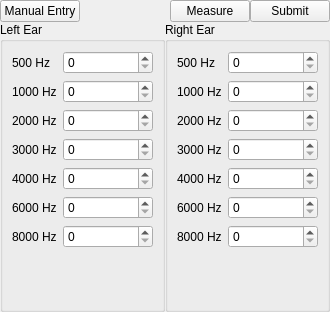
<?xml version="1.0" encoding="UTF-8"?>
<ui version="4.0">
 <class>HearingMeasurements</class>
 <widget class="QWidget" name="HearingMeasurements">
  <property name="geometry">
   <rect>
    <x>0</x>
    <y>0</y>
    <width>330</width>
    <height>312</height>
   </rect>
  </property>
  <property name="sizePolicy">
   <sizepolicy hsizetype="Expanding" vsizetype="Minimum">
    <horstretch>0</horstretch>
    <verstretch>0</verstretch>
   </sizepolicy>
  </property>
  <property name="windowTitle">
   <string>Form</string>
  </property>
  <layout class="QVBoxLayout" name="verticalLayout">
   <property name="spacing">
    <number>0</number>
   </property>
   <property name="leftMargin">
    <number>0</number>
   </property>
   <property name="topMargin">
    <number>0</number>
   </property>
   <property name="rightMargin">
    <number>0</number>
   </property>
   <property name="bottomMargin">
    <number>0</number>
   </property>
   <item>
    <layout class="QHBoxLayout" name="horizontalLayout_2">
     <item>
      <widget class="QPushButton" name="manualEntryButton">
       <property name="text">
        <string>Manual Entry</string>
       </property>
      </widget>
     </item>
     <item>
      <spacer name="horizontalSpacer">
       <property name="orientation">
        <enum>Qt::Orientation::Horizontal</enum>
       </property>
       <property name="sizeHint" stdset="0">
        <size>
         <width>40</width>
         <height>20</height>
        </size>
       </property>
      </spacer>
     </item>
     <item>
      <widget class="QPushButton" name="measureButton">
       <property name="text">
        <string>Measure</string>
       </property>
      </widget>
     </item>
     <item>
      <widget class="QPushButton" name="submitButton">
       <property name="text">
        <string>Submit</string>
       </property>
      </widget>
     </item>
    </layout>
   </item>
   <item>
    <layout class="QHBoxLayout" name="horizontalLayout">
     <item>
      <widget class="QGroupBox" name="leftGroup">
       <property name="title">
        <string>Left Ear</string>
       </property>
       <layout class="QVBoxLayout" name="verticalLayout_2">
        <item>
         <layout class="QFormLayout" name="leftFormLayout">
          <item row="0" column="0">
           <widget class="QLabel" name="Left500HzLabel">
            <property name="text">
             <string>500 Hz</string>
            </property>
           </widget>
          </item>
          <item row="0" column="1">
           <widget class="QSpinBox" name="Left500HzSpinBox">
            <property name="specialValueText">
             <string/>
            </property>
            <property name="singleStep">
             <number>1</number>
            </property>
           </widget>
          </item>
          <item row="1" column="0">
           <widget class="QLabel" name="Left1000HzLabel">
            <property name="text">
             <string>1000 Hz</string>
            </property>
           </widget>
          </item>
          <item row="1" column="1">
           <widget class="QSpinBox" name="Left1000HzSpinBox">
            <property name="specialValueText">
             <string/>
            </property>
           </widget>
          </item>
          <item row="2" column="0">
           <widget class="QLabel" name="Left2000HzLabel">
            <property name="text">
             <string>2000 Hz</string>
            </property>
           </widget>
          </item>
          <item row="2" column="1">
           <widget class="QSpinBox" name="Left2000HzSpinBox">
            <property name="specialValueText">
             <string/>
            </property>
           </widget>
          </item>
          <item row="3" column="0">
           <widget class="QLabel" name="Left3000HzLabel">
            <property name="text">
             <string>3000 Hz</string>
            </property>
           </widget>
          </item>
          <item row="3" column="1">
           <widget class="QSpinBox" name="Left3000HzSpinBox">
            <property name="specialValueText">
             <string/>
            </property>
           </widget>
          </item>
          <item row="4" column="0">
           <widget class="QLabel" name="Left4000HzLabel">
            <property name="text">
             <string>4000 Hz</string>
            </property>
           </widget>
          </item>
          <item row="4" column="1">
           <widget class="QSpinBox" name="Left4000HzSpinBox">
            <property name="specialValueText">
             <string/>
            </property>
           </widget>
          </item>
          <item row="5" column="0">
           <widget class="QLabel" name="Left6000HzLabel">
            <property name="text">
             <string>6000 Hz</string>
            </property>
           </widget>
          </item>
          <item row="5" column="1">
           <widget class="QSpinBox" name="Left6000HzSpinBox">
            <property name="specialValueText">
             <string/>
            </property>
           </widget>
          </item>
          <item row="6" column="0">
           <widget class="QLabel" name="Left8000HzLabel">
            <property name="text">
             <string>8000 Hz</string>
            </property>
           </widget>
          </item>
          <item row="6" column="1">
           <widget class="QSpinBox" name="Left8000HzSpinBox">
            <property name="specialValueText">
             <string/>
            </property>
           </widget>
          </item>
         </layout>
        </item>
       </layout>
      </widget>
     </item>
     <item>
      <widget class="QGroupBox" name="rightGroup">
       <property name="title">
        <string>Right Ear</string>
       </property>
       <layout class="QVBoxLayout" name="verticalLayout_3">
        <item>
         <layout class="QFormLayout" name="rightFormLayout">
          <item row="0" column="0">
           <widget class="QLabel" name="Right500HzLabel">
            <property name="text">
             <string>500 Hz</string>
            </property>
           </widget>
          </item>
          <item row="0" column="1">
           <widget class="QSpinBox" name="Right500HzSpinBox">
            <property name="specialValueText">
             <string/>
            </property>
           </widget>
          </item>
          <item row="1" column="0">
           <widget class="QLabel" name="Right1000HzLabel">
            <property name="text">
             <string>1000 Hz</string>
            </property>
           </widget>
          </item>
          <item row="1" column="1">
           <widget class="QSpinBox" name="Right1000HzSpinBox">
            <property name="specialValueText">
             <string/>
            </property>
            <property name="suffix">
             <string/>
            </property>
            <property name="prefix">
             <string/>
            </property>
           </widget>
          </item>
          <item row="2" column="0">
           <widget class="QLabel" name="Right2000HzLabel">
            <property name="text">
             <string>2000 Hz</string>
            </property>
           </widget>
          </item>
          <item row="2" column="1">
           <widget class="QSpinBox" name="Right2000HzSpinBox">
            <property name="specialValueText">
             <string/>
            </property>
           </widget>
          </item>
          <item row="3" column="0">
           <widget class="QLabel" name="Right3000HzLabel">
            <property name="text">
             <string>3000 Hz</string>
            </property>
           </widget>
          </item>
          <item row="3" column="1">
           <widget class="QSpinBox" name="Right3000HzSpinBox">
            <property name="specialValueText">
             <string/>
            </property>
           </widget>
          </item>
          <item row="4" column="0">
           <widget class="QLabel" name="Right4000HzLabel">
            <property name="text">
             <string>4000 Hz</string>
            </property>
           </widget>
          </item>
          <item row="4" column="1">
           <widget class="QSpinBox" name="Right4000HzSpinBox">
            <property name="specialValueText">
             <string/>
            </property>
           </widget>
          </item>
          <item row="5" column="0">
           <widget class="QLabel" name="Right6000HzLabel">
            <property name="text">
             <string>6000 Hz</string>
            </property>
           </widget>
          </item>
          <item row="5" column="1">
           <widget class="QSpinBox" name="Right6000HzSpinBox">
            <property name="specialValueText">
             <string/>
            </property>
           </widget>
          </item>
          <item row="6" column="0">
           <widget class="QLabel" name="Right8000HzLabel">
            <property name="text">
             <string>8000 Hz</string>
            </property>
           </widget>
          </item>
          <item row="6" column="1">
           <widget class="QSpinBox" name="Right8000HzSpinBox">
            <property name="specialValueText">
             <string/>
            </property>
           </widget>
          </item>
         </layout>
        </item>
       </layout>
      </widget>
     </item>
    </layout>
   </item>
  </layout>
 </widget>
 <resources/>
 <connections/>
</ui>
